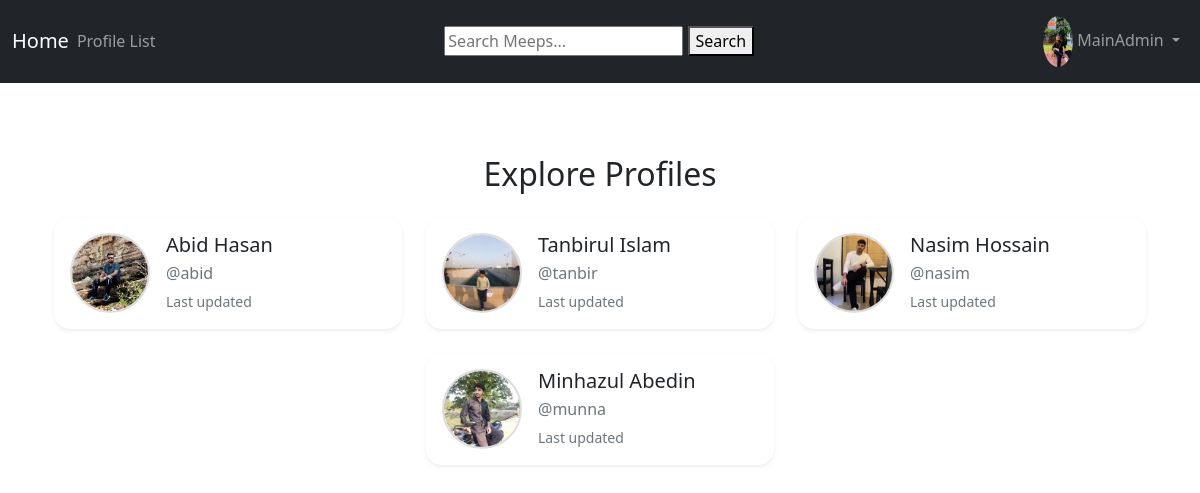
Screenshot of /profile_list/ (signed in) with the database file from the repository.
### musker/models.py (models this page shows, shortened)
class Profile(models.Model):
    user = models.OneToOneField(User, on_delete=models.CASCADE)
    follows = models.ManyToManyField("self", related_name="followed_by", symmetrical=False, blank=True)
    data_modified = models.DateTimeField(User, auto_now=True)
    profile_image = models.ImageField(null=True, blank=True, upload_to="images/")
    profile_bio = models.CharField(null=True, blank=True, max_length=500)
    homepage_link = models.CharField(null=True, blank=True, max_length=100)
    facebook_link = models.CharField(null=True, blank=True, max_length=100)
    instagram_link = models.CharField(null=True, blank=True, max_length=100)
    linkedin_link = models.CharField(null=True, blank=True, max_length=100)

### musker/views.py (the view)
# urls.py: path('profile_list/', views.profile_list, name='profile_list'),
def profile_list(request):
	if request.user.is_authenticated:
		profiles = Profile.objects.exclude(user=request.user)
		return render(request, 'profile_list.html', {"profiles": profiles})
	else:
		messages.error(request, "You Must Be Logged In To View This Page...")
		return redirect('home')

### musker/templates/profile_list.html (shortened to what this page needs)
{% extends 'base.html' %}
{% load static %}
{% block content %}
<div class="container mt-5">
  <h2 class="text-center mb-4">Explore Profiles</h2>
  {% if profiles %}
    <div class="row g-4 justify-content-center">
      {% for profile in profiles %}
        <div class="col-md-6 col-lg-4">
          <a href="{% url 'profile' profile.user.id %}" class="text-decoration-none text-dark">
            <div class="card shadow-sm border-0 h-100 profile-card p-3">
              <div class="d-flex align-items-center">
                <div class="me-3">
                  {% if profile.profile_image %}
                    <img src="{{ profile.profile_image.url }}" class="rounded-circle" style="width: 80px; height: 80px; object-fit: cover;" alt="{{ profile.user.username }}">
                  {% else %}
                    <img src="{% static 'images/default_profile_pic.png' %}" class="rounded-circle" style="width: 80px; height: 80px; object-fit: cover;" alt="Default Profile Image">
                  {% endif %}
                </div>
                <div>
                  <h5 class="mb-1">{{ profile.user.get_full_name|default:profile.user.username }}</h5>
                  <p class="mb-1 text-muted">@{{ profile.user.username|lower }}</p>
                  <small class="text-muted">Last updated {{ profile.date_modified|date:"M d, Y" }}</small>
                </div>
              </div>
            </div>
          </a>
        </div>
      {% endfor %}
    </div>
  {% else %}
    <p class="text-center text-muted">No profiles found.</p>
  {% endif %}
</div>
{% endblock %}

### musker/templates/base.html (shortened to what this page needs)
<!doctype html>
<html lang="en">
  <head>
    <link href="https://cdn.jsdelivr.net/npm/bootstrap@5.2.3/dist/css/bootstrap.min.css" rel="stylesheet"
>
  </head>
  <body>
    {% include 'navbar.html' %}
    <div class="container">
      <br/>
      {% block content %}
      {% endblock %}
    </div>
  </body>
</html>

### musker/templates/navbar.html (shortened to what this page needs)
{% load static %}
<nav class="navbar navbar-expand-lg navbar-dark bg-dark">
  <div class="container-fluid">
    <a class="navbar-brand mx-auto" href="{% url 'home' %}">Home</a>
    <div class="collapse navbar-collapse" id="navbarNav">
      <ul class="navbar-nav me-auto mb-2 mb-lg-0">
        {% if user.is_authenticated %}
          <li class="nav-item">
            <a class="nav-link" href="{% url 'profile_list' %}">Profile List</a>
          </li>
        {% endif %}
      </ul>
      <form method="get" action="{% url 'search' %}">
        <input type="text" name="search" placeholder="Search Meeps..." required>
        <button type="submit">Search</button>
      </form>
      {% if user.is_authenticated %}
        <ul class="navbar-nav ms-auto">
          <li class="nav-item dropdown">
            <a class="nav-link dropdown-toggle" href="#" id="navbarDropdown" role="button" data-bs-toggle="dropdown" aria-expanded="false">
              {% if user.profile.profile_image %}
                <img src="{{ user.profile.profile_image.url }}" class="rounded-circle" width="30" alt="Profile Image">
              {% else %}
                <img src="{% static 'images/default_profile_pic.png' %}" class="img-fluid rounded-circle" alt="Default Profile" width="30">
              {% endif %}
              {{ user.username }}
            </a>
          </li>
        </ul>
      {% endif %}
    </div>
  </div>
</nav>

### musker/templates/profile_list.html (style rules this page uses)
.profile-card { transition: transform 0.2s ease, box-shadow 0.2s ease; border-radius: 1rem; }
.profile-card img { border: 2px solid #ddd; }
h5, p { margin-bottom: 0.4rem; }

### rows the page displays
Profile: profile_image (picture), user.get_full_name "Abid Hasan", user.username "abid"
Profile: profile_image (picture), user.get_full_name "Tanbirul Islam", user.username "tanbir"
Profile: profile_image (picture), user.get_full_name "Nasim Hossain", user.username "nasim"
Profile: profile_image (picture), user.get_full_name "Minhazul Abedin", user.username "munna"

### other values shown
{{ user.username }} "MainAdmin"
